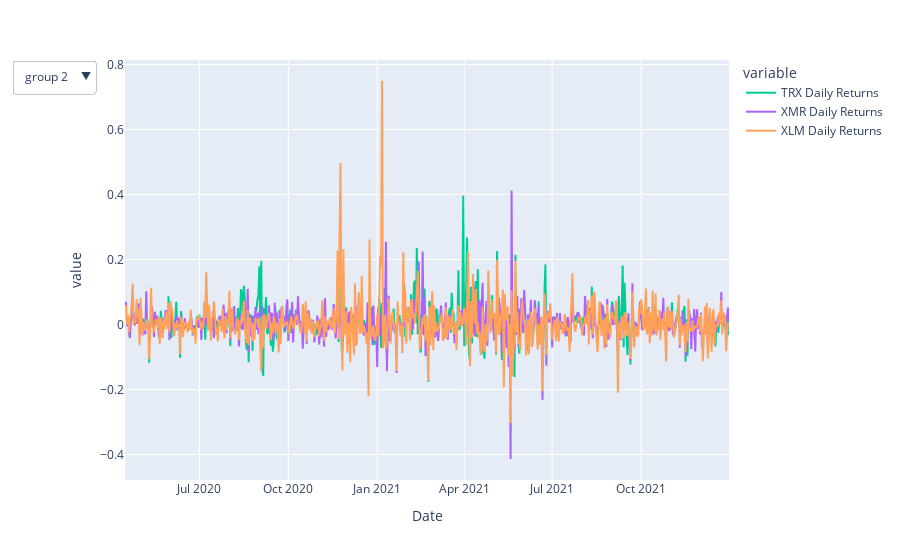

The code cell stored with this chart in its notebook:
### Code cell
#Create a plot for daily returns to demonstrate volatility. 
#Build a figure for all series
fig = px.line(crypto_sliced_vol, x=crypto_sliced_vol.index, y = crypto_sliced_vol.columns,)
#Map lines/series to groups
maps = {'group 1': ['BTC Daily Returns', 'ETH Daily Returns'],
           'group 2':['TRX Daily Returns', 'XMR Daily Returns', "XLM Daily Returns"]}

#Create group and trace visibilites
group = []
vis = []
visList = []
for m in maps.keys():
    for col in crypto_sliced_vol.columns:
        if col in maps[m]:
            vis.append(True)
        else:
            vis.append(False)
    group.append(m)
    visList.append(vis)
    vis = []
    
#Create buttons for each group
buttons = []
for i, g in enumerate(group):
    button =  dict(label=g,
                   method = 'restyle',
                    args = ['visible',visList[i]])
    buttons.append(button)

buttons = [{'label': 'all',
                 'method': 'restyle',
                 'args': ['visible', [True, True, True, True, True, True]]}] + buttons

                     

# update layout with buttons                       
fig.update_layout(
    updatemenus=[
        dict(
        type="dropdown",
        direction="down",
        buttons = buttons)
    ],
)
# buttons
fig.show()

### Figure 1 — Plotly figure (JSON) as saved in the notebook; plotly's stock layout.template omitted (floating-point values rounded to 4 significant figures; data arrays with more than 128 entries replaced by an {"elided": "..."} marker saying what was removed)
{"data": [{"hovertemplate": "variable=BTC Daily Returns<br>Date=%{x}<br>value=%{y}<extra></extra>", "legendgroup": "BTC Daily Returns", "line": {"color": "#636efa", "dash": "solid"}, "marker": {"symbol": "circle"}, "mode": "lines", "name": "BTC Daily Returns", "showlegend": true, "type": "scattergl", "visible": false, "x": {"elided": "626 str values"}, "xaxis": "x", "y": {"elided": "626 float values"}, "yaxis": "y"}, {"hovertemplate": "variable=ETH Daily Returns<br>Date=%{x}<br>value=%{y}<extra></extra>", "legendgroup": "ETH Daily Returns", "line": {"color": "#EF553B", "dash": "solid"}, "marker": {"symbol": "circle"}, "mode": "lines", "name": "ETH Daily Returns", "showlegend": true, "type": "scattergl", "visible": false, "x": {"elided": "626 str values"}, "xaxis": "x", "y": {"elided": "626 float values"}, "yaxis": "y"}, {"hovertemplate": "variable=TRX Daily Returns<br>Date=%{x}<br>value=%{y}<extra></extra>", "legendgroup": "TRX Daily Returns", "line": {"color": "#00cc96", "dash": "solid"}, "marker": {"symbol": "circle"}, "mode": "lines", "name": "TRX Daily Returns", "showlegend": true, "type": "scattergl", "visible": true, "x": {"elided": "626 str values"}, "xaxis": "x", "y": {"elided": "626 float values"}, "yaxis": "y"}, {"hovertemplate": "variable=XMR Daily Returns<br>Date=%{x}<br>value=%{y}<extra></extra>", "legendgroup": "XMR Daily Returns", "line": {"color": "#ab63fa", "dash": "solid"}, "marker": {"symbol": "circle"}, "mode": "lines", "name": "XMR Daily Returns", "showlegend": true, "type": "scattergl", "visible": true, "x": {"elided": "626 str values"}, "xaxis": "x", "y": {"elided": "626 float values"}, "yaxis": "y"}, {"hovertemplate": "variable=XLM Daily Returns<br>Date=%{x}<br>value=%{y}<extra></extra>", "legendgroup": "XLM Daily Returns", "line": {"color": "#FFA15A", "dash": "solid"}, "marker": {"symbol": "circle"}, "mode": "lines", "name": "XLM Daily Returns", "showlegend": true, "type": "scattergl", "visible": true, "x": {"elided": "626 str values"}, "xaxis": "x", "y": {"elided": "626 float values"}, "yaxis": "y"}], "layout": {"autosize": true, "legend": {"title": {"text": "variable"}, "tracegroupgap": 0}, "margin": {"t": 60}, "updatemenus": [{"active": 2, "buttons": [{"args": ["visible", [true, true, true, true, true, true]], "label": "all", "method": "restyle"}, {"args": ["visible", [true, true, false, false, false]], "label": "group 1", "method": "restyle"}, {"args": ["visible", [false, false, true, true, true]], "label": "group 2", "method": "restyle"}], "direction": "down", "type": "dropdown"}], "xaxis": {"anchor": "y", "autorange": true, "domain": [0, 1], "range": ["2020-04-15", "2021-12-31"], "title": {"text": "Date"}, "type": "date"}, "yaxis": {"anchor": "x", "autorange": true, "domain": [0, 1], "range": [-0.4785, 0.8139], "title": {"text": "value"}, "type": "linear"}}}
